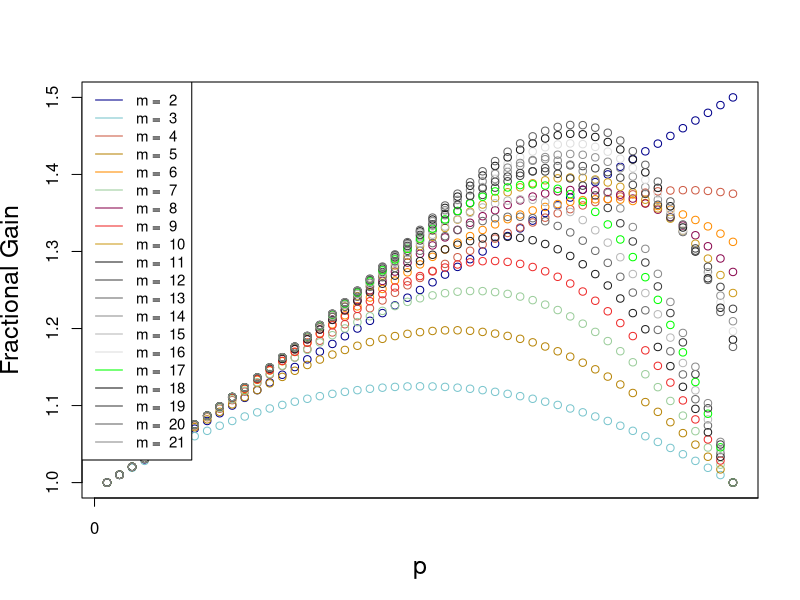

Write the R code that produced this figure.
#Rscript plots_updated.r

op <- par(cex = 1.5)
par(mfrow=c(1,2))
a <- 2

pdf('rplot.pdf')

for(i in 1:1){

  m_cor <- 2
  M <- 21 #max number of drones
  m_seq <-seq(a, M, 1)
  a<-3
  #p_seq <- seq(0,0.5,0.001)
  p_seq <- seq(0,0.5,0.01)
  cor <- 0
  c_cor <- 1
  pass_cor <- 15


  #summation calculator. Return the probability for m.
  calc <- function(p,m,d){
    sum <- 0
    for(i in seq(d,m)){
      sum <- sum +  choose(m,i) * (1 - p)^(i-1) * (p) ^ (m-i)
    }
    return(sum)
  }


  ## The following changes reduce the number of points in the plot (and makes them much larger),
  ## so that it shows now that the domain is discrete, not continous
  ## I also changed cex.lab to 1.5, to enlarge the x and y axis labels
  plot(x = p_seq, ylim = c(1, 1.5), xlab = "p", ylab = "Fractional Gain", pch = NA, xaxt = 'n', cex.lab = 1.5)
  #axis(side=1, at= seq(0,1000,100), labels= seq(0,1,0.1), las=1, tck=- .02)
  axis(side=1, at= seq(0,1000,100), labels= seq(0,1,0.1), las=1, tck=- .02)

  for( m in m_seq ){

    r<-0
    c <- 1
    optmalError <- 0
    max <- 0
    d <- (m-1) / 2  + 1


   for (p in p_seq){

    if(m%%2 == 0){#even
        r[c] <- calc(p,m,m/2)
    }else{#odd
        r[c] <- calc(p,m,d)
    }

    if(max < r[c]){
      optmalError <- p #Optimal Error p
      max <- r[c]
    }
    c <- c + 1
    p <- r
   }#end_for

  #points(x = (1:length(r)), y =r, pch=1, cex =1,  col = colors()[m_cor+pass_cor])
  points(x = (1:length(r)), y =r, pch=1, cex =1,  col = colors()[m*pass_cor])##colors from 2*15 to max_m*15
  m_cor <- m_cor  + 2
  cor[c_cor] <- m+pass_cor
  c_cor <- c_cor + 1

  frac <- max(r) #Fractal Gain
  pm <- 1 - frac * (1 - optmalError) #Majority Error

  #print(paste("Number of Drones: ", m))
  print(paste("m = ",m, ", optimal value of p =", optmalError,", fractional gain =", frac, ", majority error (pm)=: ",  pm))

  }#end_for

  legend("topleft", legend= paste("m = ", m_seq),
  ## I changed cex to 0.9, to enlarge the text of the legends
  ##col= colors()[seq(17,170,2)], lty= 1, cex=0.9)
  col= colors()[seq(2*15,500,15)], lty= 1, cex=0.9)

}

dev.off()








